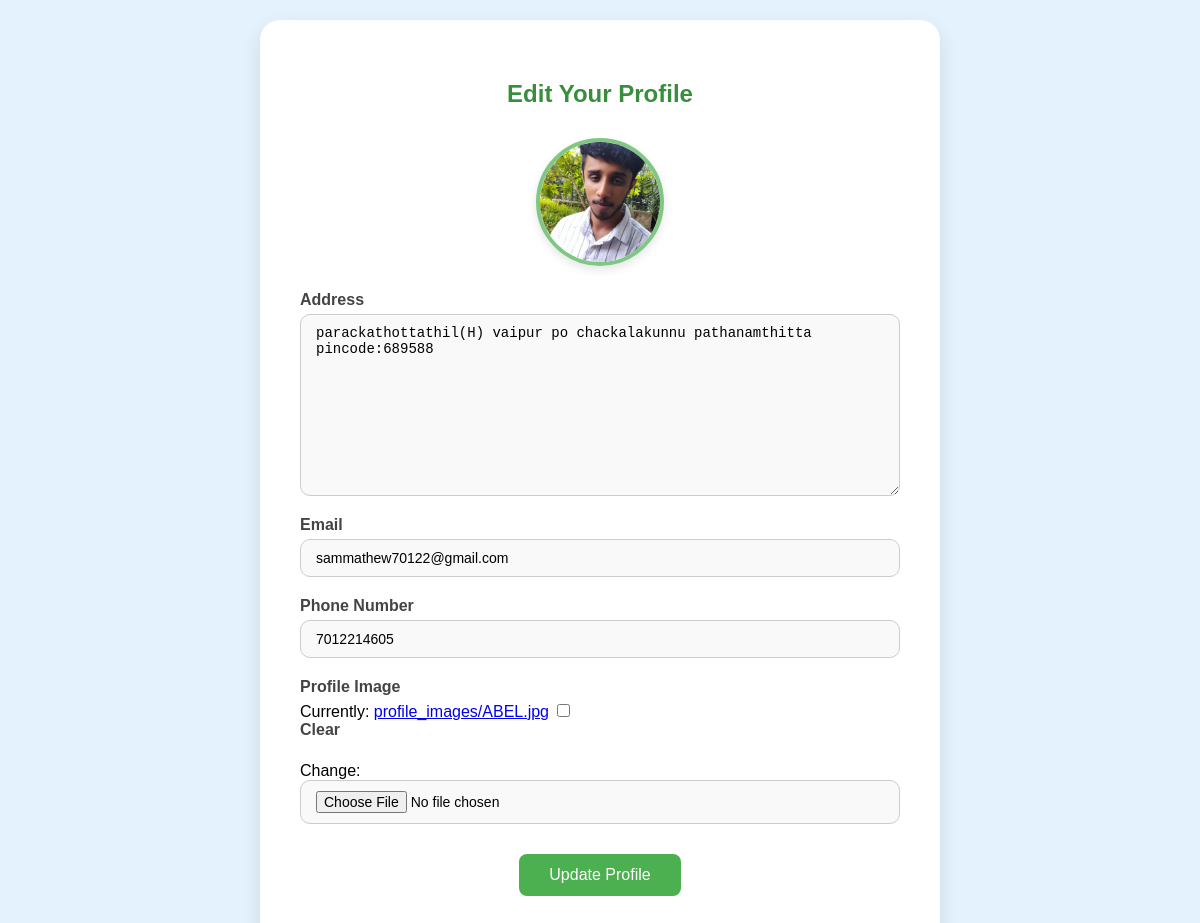
Page /one/profileedit (signed in) on the earlier database version.
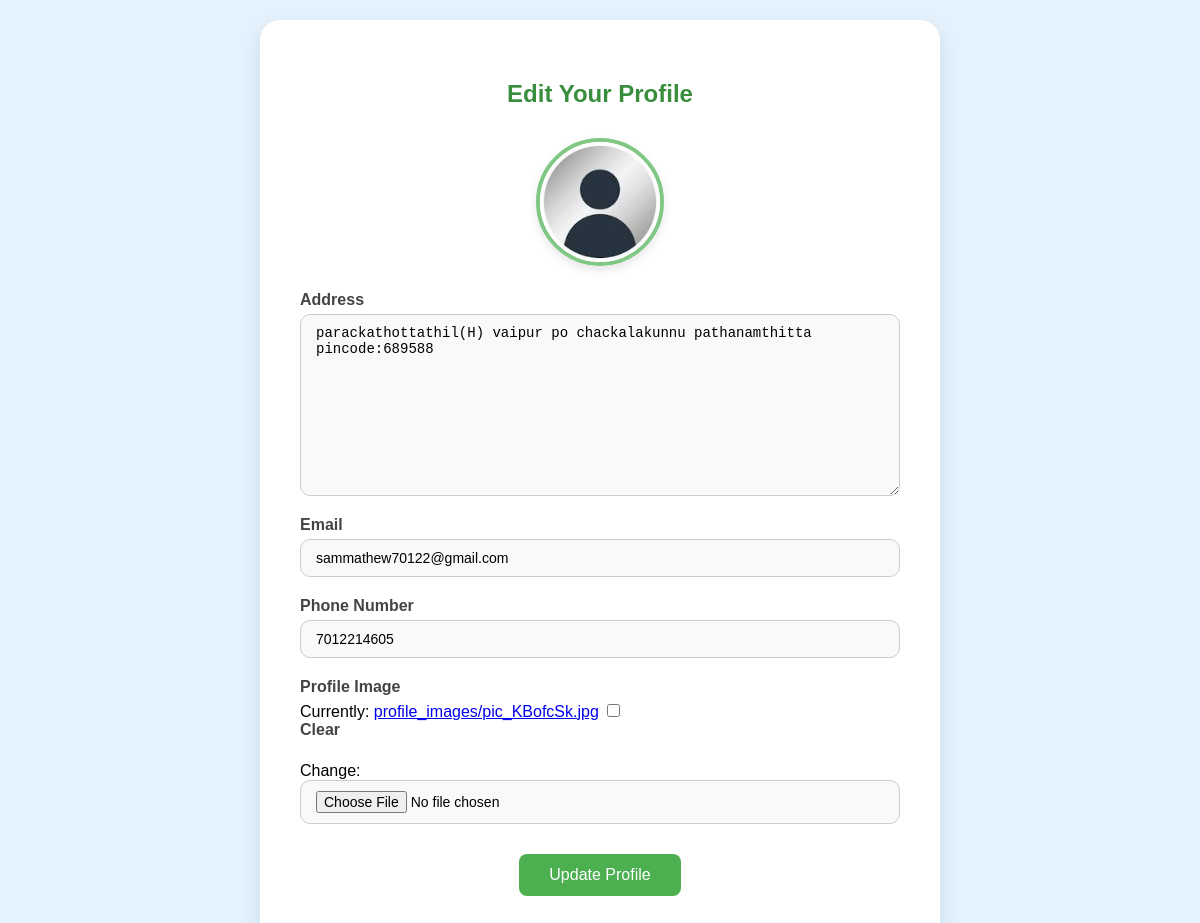
Same page on the later database version.
### petcare/models.py (models this page shows, shortened)
class profile(models.Model):
    user = models.OneToOneField(User, on_delete=models.CASCADE)
    address = models.TextField(null=True, blank=True)
    email = models.EmailField(null=True, blank=True)
    phone_number = models.IntegerField(null=True, blank=True)
    profile_image = models.ImageField(upload_to='profile_images', null=True, blank=True)

### petcare/views.py (the view)
# urls.py: path('profileedit',proedit,name='edit_profile'),
def proedit(request,):
    pro=profile.objects.get(user=request.user)
    if request.method =="POST":
        form = ProfileForm(request.POST, request.FILES, instance=pro)
        if form.is_valid():
           form.save()
           return redirect(pets)
    else:
        form=ProfileForm(instance=pro)
    return render(request,'edit_profile.html',{'form':form})

### petcare/forms.py
class ProfileForm(forms.ModelForm):
    class Meta:
        model=profile
        fields="__all__"
        exclude=['user']

### templates/edit_profile.html (shortened to what this page needs)
{% load static %}
<head>
 <link rel="stylesheet" href="{% static 'css/Editprofile.css' %}">
<div class="edit-profile-container">
  <div class="edit-profile-card">
    <h2>Edit Your Profile</h2>
    <div class="profile-preview">
      {% if form.profile_image %}
        <img src="{{ form.instance.profile_image.url }}" alt="Profile Picture">
     {% endif %}
    </div>
    <form method="post" enctype="multipart/form-data">
      <div class="form-group">
        <label for="id_address">Address</label>
        {{ form.address }}
      </div>
      <div class="form-group">
        <label for="id_email">Email</label>
        {{ form.email }}
      </div>
      <div class="form-group">
        <label for="id_phone_number">Phone Number</label>
        {{ form.phone_number }}
      </div>
      <div class="form-group">
        <label for="id_profile_image">Profile Image</label>
        {{ form.profile_image }}
      </div>
      <div class="form-actions">
        <input type="submit" value="Update Profile">
      </div>
    </form>
  </div>
</div>

Differences in the rows shown:
changed profile "parackathottathil(H) vaipur po chackalakunnu pathanamthitta pincode:689588": instance.profile_image: a different picture
Other differences:
text no longer shown: "Currently: profile_images/ABEL.jpg Clear Change:"
text now shown: "Currently: profile_images/pic_KBofcSk.jpg Clear Change:"
